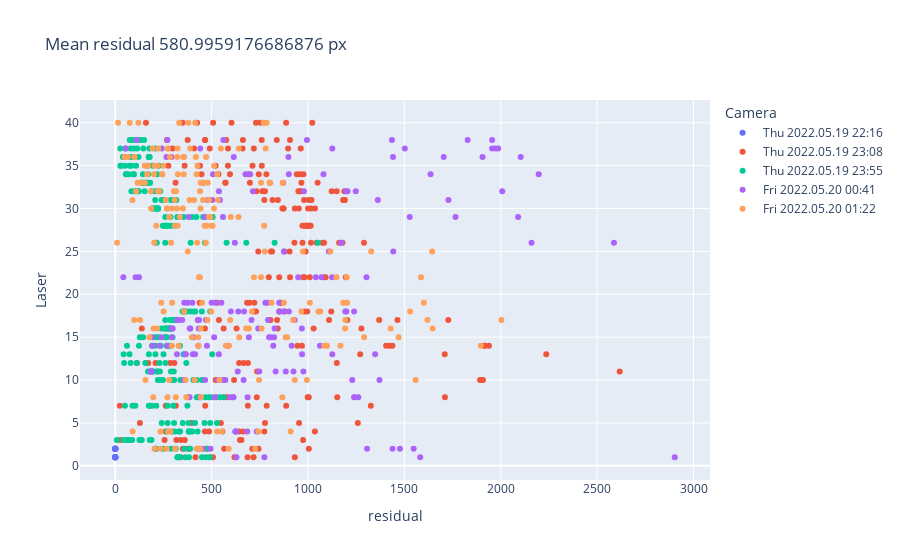

The notebook cell saved with this chart:
### Code cell
residuals = []
for data_point in data_points:
    residuals.append(data_point['residual'])
mean_residual = np.mean(residuals)

fig = px.scatter(data_points
    , x='residual'
    , y='Laser'
    , color='Camera'
    , hover_name='Laser'
	, hover_data=['beam_capture_index', 'projectionPoint_x', 'projectionPoint_y']
    , title="Mean residual {0} px".format(mean_residual))
fig.show()

### Figure 1 — Plotly figure (JSON) as saved in the notebook; plotly's stock layout.template omitted (floating-point values rounded to 4 significant figures; data arrays with more than 128 entries replaced by an {"elided": "..."} marker saying what was removed)
{"data": [{"customdata": [[0, -0.5, -0.5], [1, 0, -0.5], [2, 0.5, -0.5], [3, -0.5, 0], [4, 0, 0], [5, 0.5, 0], [6, -0.5, 0.5], [7, 0, 0.5], [8, 0.5, 0.5], [0, -0.5, -0.5], [1, 0, -0.5], [2, 0.5, -0.5], [3, -0.5, 0], [4, 0, 0], [5, 0.5, 0], [6, -0.5, 0.5], [7, 0, 0.5], [8, 0.5, 0.5]], "hovertemplate": "<b>%{hovertext}</b><br><br>Camera=Thu 2022.05.19 22:16<br>residual=%{x}<br>Laser=%{y}<br>beam_capture_index=%{customdata[0]}<br>projectionPoint_x=%{customdata[1]}<br>projectionPoint_y=%{customdata[2]}<extra></extra>", "hovertext": [1, 1, 1, 1, 1, 1, 1, 1, 1, 2, 2, 2, 2, 2, 2, 2, 2, 2], "legendgroup": "Thu 2022.05.19 22:16", "marker": {"color": "#636efa", "symbol": "circle"}, "mode": "markers", "name": "Thu 2022.05.19 22:16", "orientation": "v", "showlegend": true, "type": "scatter", "x": [0, 0, 0, 0, 0, 0, 0, 0, 0, 0, 0, 0, 0, 0, 0, 0, 0, 0], "xaxis": "x", "y": [1, 1, 1, 1, 1, 1, 1, 1, 1, 2, 2, 2, 2, 2, 2, 2, 2, 2], "yaxis": "y"}, {"customdata": {"elided": "229x3 float values"}, "hovertemplate": "<b>%{hovertext}</b><br><br>Camera=Thu 2022.05.19 23:08<br>residual=%{x}<br>Laser=%{y}<br>beam_capture_index=%{customdata[0]}<br>projectionPoint_x=%{customdata[1]}<br>projectionPoint_y=%{customdata[2]}<extra></extra>", "hovertext": {"elided": "229 int values"}, "legendgroup": "Thu 2022.05.19 23:08", "marker": {"color": "#EF553B", "symbol": "circle"}, "mode": "markers", "name": "Thu 2022.05.19 23:08", "orientation": "v", "showlegend": true, "type": "scatter", "x": {"elided": "229 float values"}, "xaxis": "x", "y": {"elided": "229 int values"}, "yaxis": "y"}, {"customdata": {"elided": "239x3 float values"}, "hovertemplate": "<b>%{hovertext}</b><br><br>Camera=Thu 2022.05.19 23:55<br>residual=%{x}<br>Laser=%{y}<br>beam_capture_index=%{customdata[0]}<br>projectionPoint_x=%{customdata[1]}<br>projectionPoint_y=%{customdata[2]}<extra></extra>", "hovertext": {"elided": "239 int values"}, "legendgroup": "Thu 2022.05.19 23:55", "marker": {"color": "#00cc96", "symbol": "circle"}, "mode": "markers", "name": "Thu 2022.05.19 23:55", "orientation": "v", "showlegend": true, "type": "scatter", "x": {"elided": "239 float values"}, "xaxis": "x", "y": {"elided": "239 int values"}, "yaxis": "y"}, {"customdata": {"elided": "167x3 float values"}, "hovertemplate": "<b>%{hovertext}</b><br><br>Camera=Fri 2022.05.20 00:41<br>residual=%{x}<br>Laser=%{y}<br>beam_capture_index=%{customdata[0]}<br>projectionPoint_x=%{customdata[1]}<br>projectionPoint_y=%{customdata[2]}<extra></extra>", "hovertext": {"elided": "167 int values"}, "legendgroup": "Fri 2022.05.20 00:41", "marker": {"color": "#ab63fa", "symbol": "circle"}, "mode": "markers", "name": "Fri 2022.05.20 00:41", "orientation": "v", "showlegend": true, "type": "scatter", "x": {"elided": "167 float values"}, "xaxis": "x", "y": {"elided": "167 int values"}, "yaxis": "y"}, {"customdata": {"elided": "190x3 float values"}, "hovertemplate": "<b>%{hovertext}</b><br><br>Camera=Fri 2022.05.20 01:22<br>residual=%{x}<br>Laser=%{y}<br>beam_capture_index=%{customdata[0]}<br>projectionPoint_x=%{customdata[1]}<br>projectionPoint_y=%{customdata[2]}<extra></extra>", "hovertext": {"elided": "190 int values"}, "legendgroup": "Fri 2022.05.20 01:22", "marker": {"color": "#FFA15A", "symbol": "circle"}, "mode": "markers", "name": "Fri 2022.05.20 01:22", "orientation": "v", "showlegend": true, "type": "scatter", "x": {"elided": "190 float values"}, "xaxis": "x", "y": {"elided": "190 int values"}, "yaxis": "y"}], "layout": {"legend": {"title": {"text": "Camera"}, "tracegroupgap": 0}, "title": {"text": "Mean residual 580.9959176686876 px"}, "xaxis": {"anchor": "y", "domain": [0, 1], "title": {"text": "residual"}}, "yaxis": {"anchor": "x", "domain": [0, 1], "title": {"text": "Laser"}}}}
